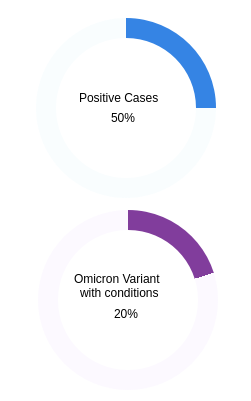
                      <widget class="QFrame" name="frame_7">
                       <property name="geometry">
                        <rect>
                         <x>890</x>
                         <y>176</y>
                         <width>251</width>
                         <height>401</height>
                        </rect>
                       </property>
                       <property name="styleSheet">
                        <string notr="true">background-color: rgb(255, 255, 255);
border-radius: 10px;
</string>
                       </property>
                       <property name="frameShape">
                        <enum>QFrame::StyledPanel</enum>
                       </property>
                       <property name="frameShadow">
                        <enum>QFrame::Raised</enum>
                       </property>
                       <widget class="QFrame" name="frame_11">
                        <property name="geometry">
                         <rect>
                          <x>36</x>
                          <y>18</y>
                          <width>180</width>
                          <height>180</height>
                         </rect>
                        </property>
                        <property name="styleSheet">
                         <string notr="true">border-style: none;
border-radius: 0px;</string>
                        </property>
                        <property name="frameShape">
                         <enum>QFrame::NoFrame</enum>
                        </property>
                        <property name="frameShadow">
                         <enum>QFrame::Raised</enum>
                        </property>
                        <widget class="QFrame" name="frame_13">
                         <property name="geometry">
                          <rect>
                           <x>0</x>
                           <y>0</y>
                           <width>180</width>
                           <height>180</height>
                          </rect>
                         </property>
                         <property name="styleSheet">
                          <string notr="true">border-style:none;
border-radius:90px;
background-color: rgba(161, 222, 241, 15);</string>
                         </property>
                         <property name="frameShape">
                          <enum>QFrame::NoFrame</enum>
                         </property>
                         <property name="frameShadow">
                          <enum>QFrame::Raised</enum>
                         </property>
                         <widget class="QFrame" name="frame_14">
                          <property name="geometry">
                           <rect>
                            <x>0</x>
                            <y>0</y>
                            <width>180</width>
                            <height>180</height>
                           </rect>
                          </property>
                          <property name="styleSheet">
                           <string notr="true">background-color: qconicalgradient(cx:0.5, cy:0.5, angle:90, stop:0.749 rgba(129, 61, 156, 0), stop:0.750 rgba(53, 132, 228, 255));</string>
                          </property>
                          <property name="frameShape">
                           <enum>QFrame::NoFrame</enum>
                          </property>
                          <property name="frameShadow">
                           <enum>QFrame::Raised</enum>
                          </property>
                          <widget class="QFrame" name="frame_15">
                           <property name="geometry">
                            <rect>
                             <x>20</x>
                             <y>20</y>
                             <width>140</width>
                             <height>140</height>
                            </rect>
                           </property>
                           <property name="styleSheet">
                            <string notr="true">background-color: rgb(255, 255, 255);
border-radius:70px;</string>
                           </property>
                           <property name="frameShape">
                            <enum>QFrame::NoFrame</enum>
                           </property>
                           <property name="frameShadow">
                            <enum>QFrame::Raised</enum>
                           </property>
                           <widget class="QLabel" name="label_30">
                            <property name="geometry">
                             <rect>
                              <x>23</x>
                              <y>51</y>
                              <width>101</width>
                              <height>18</height>
                             </rect>
                            </property>
                            <property name="styleSheet">
                             <string notr="true">background-color: rgba(191, 64, 64, 0);</string>
                            </property>
                            <property name="text">
                             <string>Positive Cases</string>
                            </property>
                           </widget>
                           <widget class="QLabel" name="label_31">
                            <property name="geometry">
                             <rect>
                              <x>55</x>
                              <y>71</y>
                              <width>66</width>
                              <height>18</height>
                             </rect>
                            </property>
                            <property name="styleSheet">
                             <string notr="true">
font: 700 11pt &quot;Bitstream Vera Sans&quot;;</string>
                            </property>
                            <property name="text">
                             <string>50%</string>
                            </property>
                           </widget>
                          </widget>
                         </widget>
                        </widget>
                       </widget>
                       <widget class="QFrame" name="frame_16">
                        <property name="geometry">
                         <rect>
                          <x>38</x>
                          <y>210</y>
                          <width>180</width>
                          <height>180</height>
                         </rect>
                        </property>
                        <property name="styleSheet">
                         <string notr="true">border-style:none;
border-radius:90px;
background-color: ;
background-color: ;
background-color: rgba(221, 179, 255, 20);</string>
                        </property>
                        <property name="frameShape">
                         <enum>QFrame::NoFrame</enum>
                        </property>
                        <property name="frameShadow">
                         <enum>QFrame::Raised</enum>
                        </property>
                        <widget class="QFrame" name="frame_17">
                         <property name="geometry">
                          <rect>
                           <x>0</x>
                           <y>0</y>
                           <width>180</width>
                           <height>180</height>
                          </rect>
                         </property>
                         <property name="styleSheet">
                          <string notr="true">background-color: qconicalgradient(cx:0.5, cy:0.5, angle:90, stop:0.799 rgba(129, 61, 156, 0), stop:0.800 rgb(129, 61, 156));</string>
                         </property>
                         <property name="frameShape">
                          <enum>QFrame::NoFrame</enum>
                         </property>
                         <property name="frameShadow">
                          <enum>QFrame::Raised</enum>
                         </property>
                         <widget class="QFrame" name="frame_18">
                          <property name="geometry">
                           <rect>
                            <x>20</x>
                            <y>20</y>
                            <width>140</width>
                            <height>140</height>
                           </rect>
                          </property>
                          <property name="styleSheet">
                           <string notr="true">background-color: rgb(255, 255, 255);
border-radius:70px;</string>
                          </property>
                          <property name="frameShape">
                           <enum>QFrame::NoFrame</enum>
                          </property>
                          <property name="frameShadow">
                           <enum>QFrame::Raised</enum>
                          </property>
                          <widget class="QLabel" name="label_32">
                           <property name="geometry">
                            <rect>
                             <x>16</x>
                             <y>41</y>
                             <width>111</width>
                             <height>16</height>
                            </rect>
                           </property>
                           <property name="styleSheet">
                            <string notr="true">background-color: rgba(191, 64, 64, 0);</string>
                           </property>
                           <property name="text">
                            <string>&lt;html&gt;&lt;head/&gt;&lt;body&gt;&lt;p&gt;Omicron Variant&lt;/p&gt;&lt;/body&gt;&lt;/html&gt;</string>
                           </property>
                          </widget>
                          <widget class="QLabel" name="label_33">
                           <property name="geometry">
                            <rect>
                             <x>56</x>
                             <y>75</y>
                             <width>66</width>
                             <height>18</height>
                            </rect>
                           </property>
                           <property name="styleSheet">
                            <string notr="true">
font: 700 11pt &quot;Bitstream Vera Sans&quot;;</string>
                           </property>
                           <property name="text">
                            <string>20%</string>
                           </property>
                          </widget>
                          <widget class="QLabel" name="label_64">
                           <property name="geometry">
                            <rect>
                             <x>22</x>
                             <y>54</y>
                             <width>111</width>
                             <height>18</height>
                            </rect>
                           </property>
                           <property name="text">
                            <string>&lt;html&gt;&lt;head/&gt;&lt;body&gt;&lt;p&gt;with conditions&lt;/p&gt;&lt;/body&gt;&lt;/html&gt;</string>
                           </property>
                          </widget>
                         </widget>
                        </widget>
                       </widget>
                      </widget>
